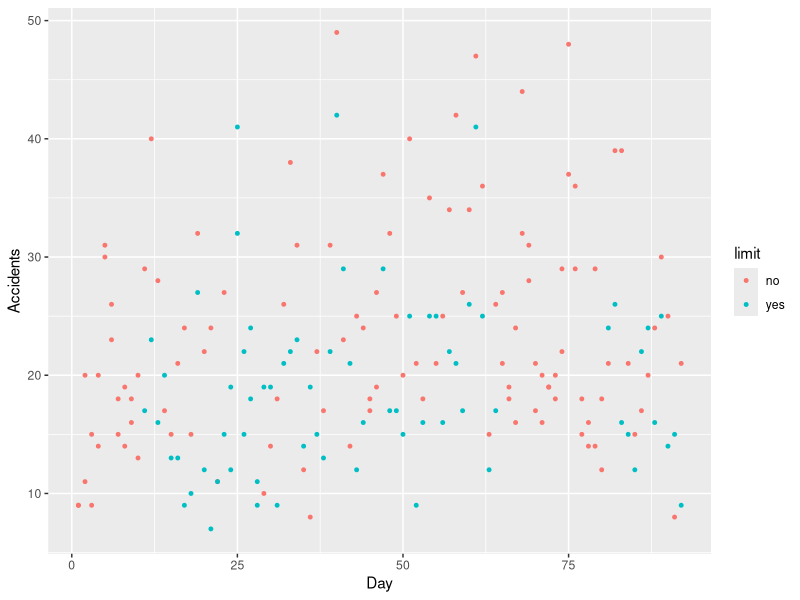
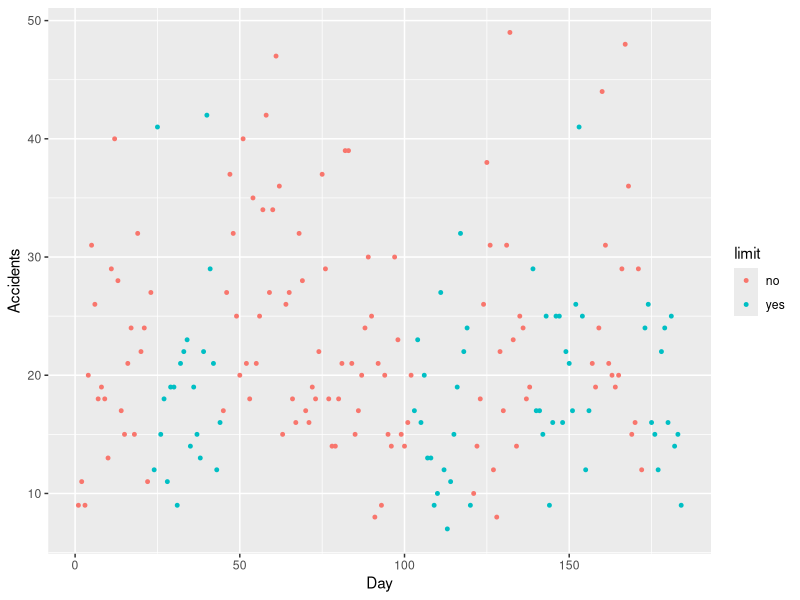
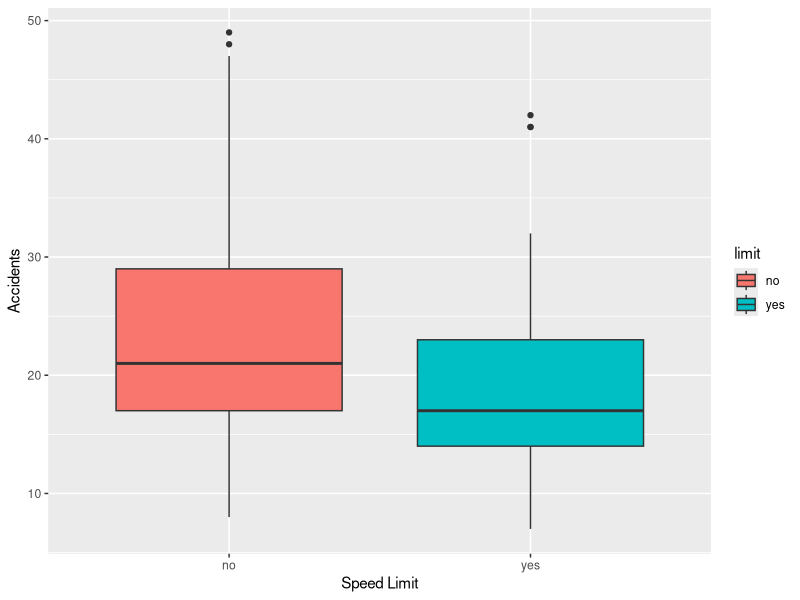

These figures' R source, in order:
library(ggplot2)
library(MASS)
# First I wanted to check out the available datasets
data(package="ggplot2")
data(package = .packages(all.available = TRUE))

# This dataset shows the effect of swedish speed limits on accidents
# I found it quite interesting, as the introduction of a speed limit is a hot topic in germany right now
# and learning something from the scandinavians turned out pretty well in the past
MASS::Traffic

data("Traffic", package="MASS")

# Shows that the dataset is not really big. Only 184 observations
# Taken from two years time, 1961-1962 Probably not the best data to make decision for the present...
summary(Traffic)
str(Traffic)

ggplot(Traffic, aes(x = day, y = y)) +
  geom_point(aes(color = limit), size = 1) +
  labs(y = "Accidents", x = "Day")
# Not quite right yet, Renders day n of 1961 and 1962 on the same x position..

# data preparation: Make dates continuous
Traffic$date_cont <- (ifelse(Traffic$year == "1961", Traffic$day, Traffic$day + 92))

ggplot(Traffic, aes(x = date_cont, y = y)) +
  geom_point(aes(color = limit), size = 1) +
  labs(y = "Accidents", x = "Day")


# Above not very insightful. Maybe do simple histogram instead:
ggplot(Traffic, aes(x=limit, y=y, fill=limit)) +
  geom_boxplot() +
  labs(x="Speed Limit", y="Accidents")
